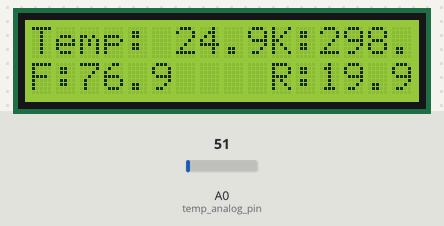
A sketch run on a simulated Arduino Uno, built with avr-gcc and run on an emulated ATmega328P. Parts: 16×2 character LCD. The inputs (shaded band) are chosen by the test bench; at power-on: A0 (temp_analog_pin) = 51.

Above: at 1.2 s.
1.3 s: A0 (temp_analog_pin) set to 22
At 3.4 s:
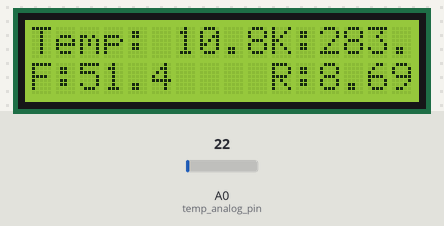
4.0 s: A0 (temp_analog_pin) set to 19
At 5.1 s:
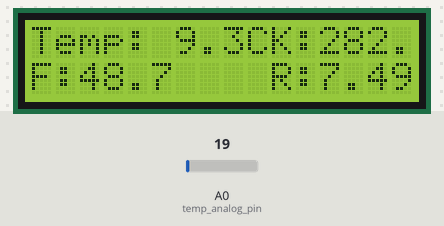
6.7 s: A0 (temp_analog_pin) set to 15
At 8.4 s:
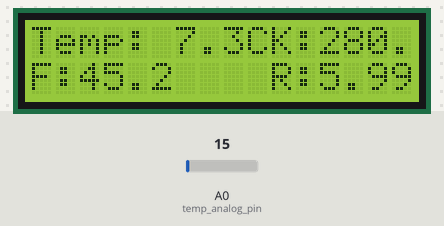
Timing chart, 0 to 9.9 s (numbered marks = the images above; inputs shaded):
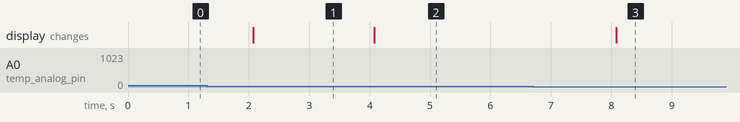

The sketch:

LM_SENSOR.ino
```cpp
#include <LiquidCrystal.h>

const int rs = 8, en = 9, d4 = 4, d5 = 5, d6 = 6, d7 = 7;
LiquidCrystal lcd(rs, en, d4, d5, d6, d7);

#define temp_analog_pin A0

void setup() {
  lcd.begin(16, 2);

  lcd.setCursor(0, 0);
  lcd.print("Temp: ");
}

void loop() {

  // Read the analog value from the temperature sensor
  int tempReading = analogRead(temp_analog_pin);

  // Convert the analog reading to voltage (assuming 5V and 10-bit ADC)
  float voltage = tempReading * (5.0 / 1023.0);

  // Convert the voltage to Celsius (LM35 gives 10mV per degree Celsius)
  float celsius = voltage * 100.0;

  // Convert Celsius to Fahrenheit
  float fahrenheit = (celsius * 9.0 / 5.0) + 32.0;

  // Convert Celsius to Kelvin
  float kelvin = celsius + 273.15;

  // Convert Celsius to Reaumur
  float reaumur = celsius * 0.8;

  // Display temperature values on the LCD
  lcd.setCursor(6, 0);
  lcd.print(celsius, 1);
  lcd.print("C");

  lcd.setCursor(0, 1);
  lcd.print("F:");
  lcd.print(fahrenheit, 1);

  lcd.setCursor(10, 0);
  lcd.print("K:");
  lcd.print(kelvin, 1);

  lcd.setCursor(10, 1);
  lcd.print("R:");
  lcd.print(reaumur, 1);

  delay(2000);

}
```

Measured:
- the behaviour switches between 21 and 20 on A0 (temp_analog_pin) (found by bisection; images 1 and 2)
- after the input at 1.3 s, the display: changes after 0.77 s (image 1)
- after the input at 4.0 s, the display: changes after 0.08 s (image 2)
- after the input at 6.7 s, the display: changes after 1.4 s (image 3)
